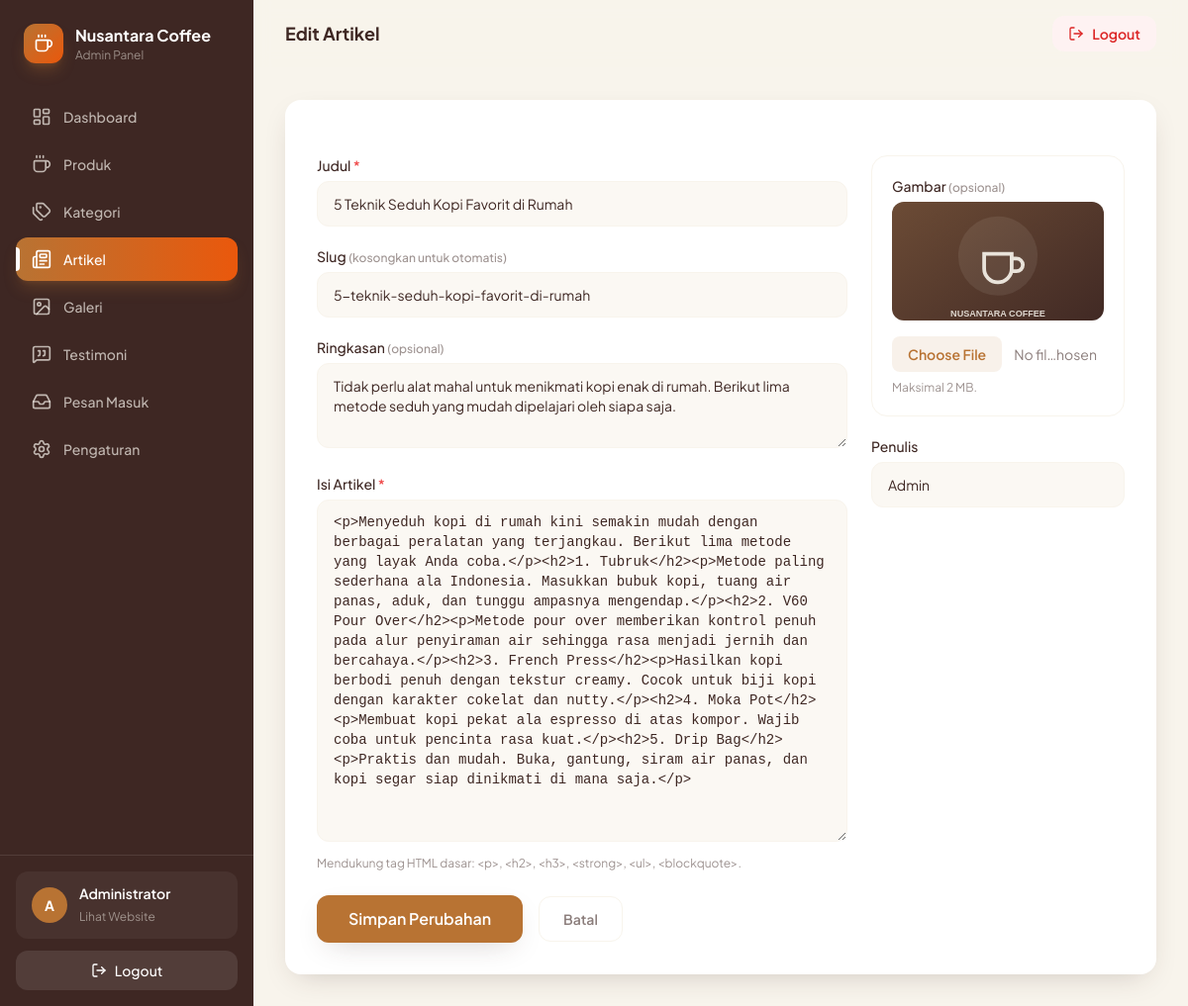
The app's page /admin/artikel/edit.php?id=2 (signed in) with its own data.
### tables this page shows
CREATE TABLE `artikel` (
  `id` INT UNSIGNED AUTO_INCREMENT PRIMARY KEY,
  `judul` VARCHAR(200) NOT NULL,
  `slug` VARCHAR(220) NOT NULL UNIQUE,
  `gambar` VARCHAR(255) DEFAULT NULL,
  `ringkasan` VARCHAR(400) DEFAULT NULL,
  `isi` LONGTEXT NOT NULL,
  `penulis` VARCHAR(100) DEFAULT 'Admin',
  `created_at` TIMESTAMP DEFAULT CURRENT_TIMESTAMP
);

### admin/artikel/edit.php (called while the page is built, shortened)
<?php
$id = (int)get('id', 0);
$stmt = db()->prepare("SELECT * FROM artikel WHERE id = :id");
$stmt->execute(['id' => $id]);
$a = $stmt->fetch();
require_once __DIR__ . '/../layout/head.php';
?>
<?php require __DIR__ . '/_form.php'; ?>
<?php require_once __DIR__ . '/../layout/footer.php'; ?>

### config/database.php (called while the page is built, shortened)
<?php
function db(): PDO {
    static $pdo = null;
    if ($pdo === null) {
        $dsn = 'mysql:host=' . DB_HOST . ';port=' . DB_PORT . ';dbname=' . DB_NAME . ';charset=utf8mb4';
        $options = [
            PDO::ATTR_ERRMODE            => PDO::ERRMODE_EXCEPTION,
            PDO::ATTR_DEFAULT_FETCH_MODE => PDO::FETCH_ASSOC,
            PDO::ATTR_EMULATE_PREPARES   => false,
        ];
        try {
            $pdo = new PDO($dsn, DB_USER, DB_PASS, $options);
        } catch (PDOException $e) {
            die('Koneksi database gagal: ' . htmlspecialchars($e->getMessage()));
        }
    }
    return $pdo;
}

### includes/functions.php (called while the page is built, shortened)
<?php
require_once __DIR__ . '/../config/database.php';
function e(?string $value): string {
    return htmlspecialchars((string)$value, ENT_QUOTES, 'UTF-8');
}
function url(string $path = ''): string {
    return BASE_URL . '/' . ltrim($path, '/');
}
function asset(string $path): string {
    return url($path);
}

### admin/artikel/_form.php (the view, shortened to what this page needs)
<?php
$a = $a ?? null;
?>
<form method="post" enctype="multipart/form-data" class="space-y-6 rounded-2xl bg-white p-6 shadow-soft sm:p-8">
    <div class="grid gap-6 lg:grid-cols-3">
        <div class="space-y-5 lg:col-span-2">
            <div>
                <label class="mb-1.5 block text-sm font-medium">Judul <span class="text-red-500">*</span></label>
                <input type="text" name="judul" required value="<?= e($a['judul'] ?? '') ?>" class="w-full rounded-xl border border-cream bg-cream/60 px-4 py-3 text-sm outline-none transition focus:border-copper" placeholder="Judul artikel">
            </div>
            <div>
                <label class="mb-1.5 block text-sm font-medium">Slug <span class="text-xs text-espresso/50">(kosongkan untuk otomatis)</span></label>
                <input type="text" name="slug" value="<?= e($a['slug'] ?? '') ?>" class="w-full rounded-xl border border-cream bg-cream/60 px-4 py-3 text-sm outline-none transition focus:border-copper" placeholder="slug-artikel">
            </div>
            <div>
                <label class="mb-1.5 block text-sm font-medium">Ringkasan <span class="text-xs text-espresso/50">(opsional)</span></label>
                <textarea name="ringkasan" rows="3" class="w-full rounded-xl border border-cream bg-cream/60 px-4 py-3 text-sm outline-none transition focus:border-copper" placeholder="Ringkasan singkat..."><?= e($a['ringkasan'] ?? '') ?></textarea>
            </div>
            <div>
                <label class="mb-1.5 block text-sm font-medium">Isi Artikel <span class="text-red-500">*</span></label>
                <textarea name="isi" required rows="16" class="w-full rounded-xl border border-cream bg-cream/60 px-4 py-3 font-mono text-sm outline-none transition focus:border-copper" placeholder="Tulis konten artikel di sini. Mendukung tag HTML dasar (<p>, <h2>, <strong>, dll)."><?= e($a['isi'] ?? '') ?></textarea>
                <p class="mt-2 text-xs text-espresso/50">Mendukung tag HTML dasar: &lt;p&gt;, &lt;h2&gt;, &lt;h3&gt;, &lt;strong&gt;, &lt;ul&gt;, &lt;blockquote&gt;.</p>
            </div>
        </div>
        <div class="space-y-5">
            <div class="rounded-2xl border border-cream p-5">
                <label class="mb-1.5 block text-sm font-medium">Gambar <span class="text-xs text-espresso/50">(opsional)</span></label>
                <img id="preview-gambar" src="<?= e(asset($a['gambar'] ?? 'assets/img/placeholder-coffee.svg')) ?>" class="aspect-[16/9] w-full rounded-xl object-cover" alt="Preview">
                <input type="file" name="gambar" data-preview="preview-gambar" accept="image/*" class="mt-4 w-full text-sm text-espresso/60 file:mr-3 file:rounded-lg file:border-0 file:bg-copper/10 file:px-4 file:py-2 file:text-sm file:font-semibold file:text-copper">
                <p class="mt-2 text-xs text-espresso/50">Maksimal 2 MB.</p>
            </div>
            <div>
                <label class="mb-1.5 block text-sm font-medium">Penulis</label>
                <input type="text" name="penulis" value="<?= e($a['penulis'] ?? 'Admin') ?>" class="w-full rounded-xl border border-cream bg-cream/60 px-4 py-3 text-sm outline-none transition focus:border-copper">
            </div>
        </div>
    </div>
    <div class="flex items-center gap-4">
        <button type="submit" class="rounded-xl bg-copper px-8 py-3 font-semibold text-white shadow-soft transition-all duration-300 hover:bg-espresso"><?= $a ? 'Simpan Perubahan' : 'Publikasikan' ?></button>
        <a href="<?= url('admin/artikel/index.php') ?>" class="rounded-xl border border-cream px-6 py-3 text-sm font-semibold text-espresso/60 transition hover:border-copper hover:text-copper">Batal</a>
    </div>
</form>

### assets/css/style.css (style rules this page uses)
html { scroll-behavior: smooth; }
a[href], button, [role=button], select, summary, label[for], input[type=checkbox], input[type=radio], input[type=range], input[type=file] { cursor: pointer; }

### records on screen
artikel: judul "5 Teknik Seduh Kopi Favorit di Rumah", slug "5-teknik-seduh-kopi-favorit-di-rumah", ringkasan "Tidak perlu alat mahal untuk menikmati kopi enak di rumah. Berikut lima metode seduh yang mudah dipelajari oleh siapa saja.", isi "<p>Menyeduh kopi di rumah kini semakin mudah dengan berbagai peralatan yang terjangkau. Berikut lima metode yang layak Anda coba.</p><h2>1. Tubruk</h2><p>Metode paling sederhana ala Indonesia. Masukkan bubuk kopi, tuang air panas, aduk, dan tunggu ampasnya mengendap.</p><h2>2. V60 Pour Over</h2><p>Metode pour over memberikan kontrol penuh pada alur penyiraman air sehingga rasa menjadi jernih dan bercahaya.</p><h2>3. French Press</h2><p>Hasilkan kopi berbodi penuh dengan tekstur creamy. Cocok untuk biji kopi dengan karakter cokelat dan nutty.</p><h2>4. Moka Pot</h2><p>Membuat kopi pekat ala espresso di atas kompor. Wajib coba untuk pencinta rasa kuat.</p><h2>5. Drip Bag</h2><p>Praktis dan…", penulis "Admin"

### other values on screen
site('site_name', APP_NAME) "Nusantara Coffee"
$m['label'] "Dashboard"
$m['label'] "Produk"
$m['label'] "Kategori"
$m['label'] "Artikel"
$m['label'] "Galeri"
$m['label'] "Testimoni"
$m['label'] "Pesan Masuk"
$m['label'] "Pengaturan"
mb_strtoupper(mb_substr($_SESSION['admin_name'] ?? 'A', 0, 1)) "A"
$_SESSION['admin_name'] "Administrator"
$title "Edit Artikel"
